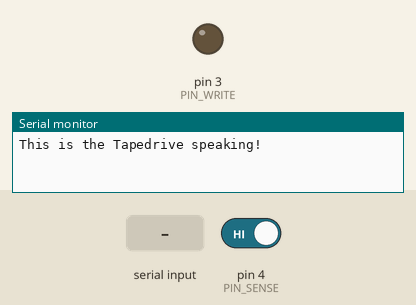
Bench run of a sketch on a simulated Arduino Uno, built with avr-gcc and run on an emulated ATmega328P. Parts: output pins drawn as LEDs (lit = HIGH), the last lines printed to the serial monitor. The test bench sets the inputs (shaded band); at power-on: pin 4 (PIN_SENSE) HIGH.

Above: at 1.2 s.
1.3 s: "W" received over Serial
At 2.7 s:
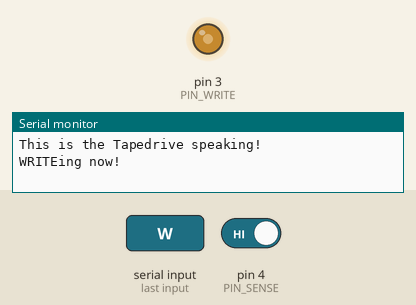
Timing chart, 0 to 11.4 s (numbered marks = the images above; inputs shaded):
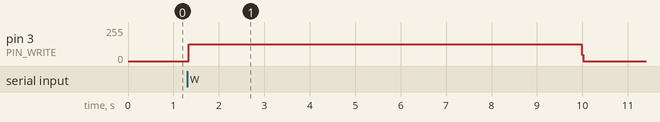

The sketch:

TapeLoops_arduino.ino
```cpp
#include <StackArray.h>
StackArray <bool> data_buffer;
StackArray <int> timeings;

// PINs
const unsigned int PIN_READ = 2;
const unsigned int PIN_WRITE = 3;
const unsigned int PIN_SENSE = 4;

bool started = false;
bool data_sense_last = LOW;

bool allwritten = false;


// config & defaults

// write output to back to serial instead of tape
// read timings instead of bits
bool debug = false;

// default mode is reading
char mode = 'R';

bool read_timings = false;

// PWM conversion timings
int t_short = 352 / 2; // 176
int t_mid = 512  / 2; // 256
int t_long = 673 / 2;  // 336

int t_short_read = 210; // 176
int t_mid_read = 290; // 256

int write_timing_offset = 0;
int read_timing_offset = 15;

// legacy
int i = 0;

void setup() {
  pinMode(PIN_READ, INPUT);
  // attachInterrupt(digitalPinToInterrupt(PIN_READ), newDataInISR, HIGH);
  pinMode(PIN_WRITE, OUTPUT);
  pinMode(PIN_SENSE, INPUT_PULLUP);
  Serial.begin(115200);
  Serial.println("This is the Tapedrive speaking!");
}

void loop() {
  serialEvent(); //call the function


  bool data_read,data_sense;

   switch(mode) {
   case 'R':
        data_sense = !digitalRead(PIN_SENSE);
        if(data_sense) {
            int duration = pulseIn(PIN_READ,HIGH) + read_timing_offset ;
            switch(read_timings) {
                case false:
                  Serial.print(pulseToBit(duration));
                break;
                case true:
                  Serial.println(duration);
                break;
            }
        }

    break;

    case 'W':

      if(!allwritten) {
        writeBitStream();
      }
      break;

    case 'r':
      allwritten = false;
    break;


  }
}

void serialEvent() {
  while (Serial.available()) {
    char inChar = (char)Serial.read();

    // set the device mode
    switch(inChar) {

      // Read Bits (default)
      case 'R':
      mode = 'R';
      read_timings = false;
      Serial.println("Mode set to READ Bits") ;

      break;

      // Read Bytes
      case 'B':
      mode = 'R';
      Serial.println("Mode set to READ Bytes") ;
      break;

      // Read Timings
      case 'T':
      mode = 'R';
      read_timings = true;
      Serial.println("Mode set to READ Bit Timings") ;
      break;

      // reset allwritten
      case 'r':
      mode = 'r';
      Serial.write("allwritten reset!");
      break;

      // Write
      case 'W':
      mode = 'W';
      Serial.println("WRITEing now!") ;
      break;

      // Write to Serial instead of Tape
      case 'd':
      if(!debug) {
        Serial.println("Debug ON") ;
        debug = true;
      } else {
        Serial.println("Debug OFF") ;
        debug = false;
      }
      break;

      default:
      Serial.println("Unsupported Command!") ;
      break;

    }
  }
}

void pulseOut(int pulseLength) {
  if(!debug) {
    digitalWrite(PIN_WRITE, HIGH);
    delayMicroseconds(pulseLength + write_timing_offset );
    digitalWrite(PIN_WRITE, LOW);
    delayMicroseconds(pulseLength + write_timing_offset );
  } else {
    delayMicroseconds(pulseLength + write_timing_offset );
    Serial.print(String(pulseLength)) ;
    delayMicroseconds(pulseLength + write_timing_offset );
  }
}

void writeBitStream(){

    // StackArray <int> write_buffer_timings;
    // String bitString = "2010111112111111112101010102";
    int pulseLength;
    int starttime = millis();

    for(int j=0;j< 8;j++){

//        for(int i=0; i < bitString.length(); i++) {
//          pulseLength = bitToPulse(bitString.charAt(i));
//          pulseOut(pulseLength);
//        }

       pulseLength = bitToPulse('2');
       pulseOut(pulseLength);
       for(int i = 0; i < 255; i++) {
         writeByte((char) i);
       }

//       pulseLength = bitToPulse('2');
//       pulseOut(pulseLength);
//
//      for(int i=0; i < 8; i++) {
//        pulseLength = bitToPulse('0');
//        pulseOut(pulseLength);
//      }

    }

    int stoptime = millis();

    Serial.println("");
    Serial.println("Writing done in " + String((stoptime - starttime)) + " millis");
    allwritten = true;
}

void writeByte(byte data) {
  int pulseLength;
   pulseLength = bitToPulse('2');
   pulseOut(pulseLength);
   for (byte mask = 00000001; mask>0; mask <<= 1) {
      if(data & mask) {
        pulseLength = bitToPulse('1');
      } else {
        pulseLength = bitToPulse('0');
      }
      pulseOut(pulseLength);
  }
}

int bitToPulse(int bit) {
     int pulseLength;
      if (bit == '0' ) {
        pulseLength = t_short;
      } else if ( bit == '1' ) {
        pulseLength = t_mid;
      } else if (bit == '2' ) {
        pulseLength = t_long;
      }

      return pulseLength;
}

int pulseToBit(int pulseLength) {
      int bit;
      if ( pulseLength <= t_short_read) {
        bit = 0;
      } else if ( pulseLength <= t_mid_read ) {
        bit = 1;
      } else {
        bit = 2;
      }
      return bit;
}

byte shiftRegister(int theByte, int theBit) {
  int shifted;
  // shift byte left by theBit
  shifted = ( theByte << 1 ) | theBit;
  return (byte) shifted;
}
```

Measured:
- after the input at 1.3 s, pin 3 (PIN_WRITE): 0/255 → 127/255 at once, → 0/255 8.6 s later
